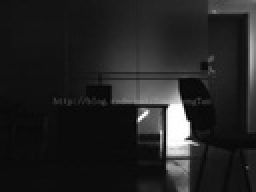
%> input picture hm3/图像/task2-同态滤波/office.jpg, 128 x 96 px, shrunk from 293 x 220 before the run (shown 2 times larger)
$ octave main.m   (GNU Octave 9; MATLAB toolbox functions it lacks are replaced by stand-ins)
%> lines starting %> are read from the running program, lines starting %| are printed output that depends on the picture
### hm3/代码/task2-同态滤波/Homo_filter.m
function[g] = Homo_filter(img, D0)

[Height, Width] = size(img);

%对图像补0后取对数，用(-1)^(x+y)乘以图像进行中心变换
f = zeros(2*Height, 2*Width);
for i = 1:Height
    for j = 1:Width
       f(i,j) = log(double(img(i,j))+1)*(-1)^(i+j);
    end
end

%调用fft2函数对f进行快速傅里叶变换
F = fft2(f);

%构造Homo滤波器
high = 2;
low = 0.25;
c = 1;
H = zeros(2*Height, 2*Width);
for u = 1:2*Height
    for v = 1:2*Width
        H(u,v) = (high-low)*(1-exp((-c)*((u-Height-1)^2+(v-Width-1)^2)/D0^2))+low;
    end
end

%将进行傅里叶变换后的图像和低通滤波器H相乘，得到进行低通滤波后的频域图像
G = F .* H;

%将上面得到的图像G作傅里叶逆变换后取实部
G = real(ifft2(G));

%用(-1)^(x+y)乘上5的结果。进行反中心化处理
g = zeros(Height, Width);
for i = 1:Height
    for j = 1:Width
       g(i,j) = exp(G(i,j)*(-1)^(i+j))-1;
    end
end

%归一化处理
max_g = max(g(:));
min_g = min(g(:));
range = max_g - min_g;
for i = 1 : Height
    for j = 1 : Width
        g(i,j) = uint8(255*(g(i,j)-min_g)/range);
    end
end

g = uint8(g);

### hm3/代码/task2-同态滤波/Butterworth_high_pass_filter.m
function[g] = Butterworth_high_pass_filter(img, D0)

[Height, Width] = size(img);

%对图像补0后取对数，用(-1)^(x+y)乘以图像进行中心变换
f = zeros(2*Height, 2*Width);
for i = 1:Height
    for j = 1:Width
       f(i,j) = double(img(i,j))*(-1)^(i+j);
    end
end

%调用fft2函数对f进行快速傅里叶变换
F = fft2(f);

%构造BHPF滤波器
H = zeros(2*Height, 2*Width);
for u = 1:2*Height
    for v = 1:2*Width
        H(u,v) = 1/(1+D0^2/((u-Height-1)^2+(v-Width-1)^2));
    end
end

%将进行傅里叶变换后的图像和低通滤波器H相乘，得到进行低通滤波后的频域图像
G = F .* H;

%将上面得到的图像G作傅里叶逆变换后取实部
G = real(ifft2(G));

%用(-1)^(x+y)乘上5的结果。进行反中心化处理
g = zeros(Height, Width);
for i = 1:Height
    for j = 1:Width
       g(i,j) = G(i,j)*(-1)^(i+j);
    end
end

%归一化处理
max_g = max(g(:));
min_g = min(g(:));
range = max_g - min_g;
for i = 1 : Height
    for j = 1 : Width
        g(i,j) = uint8(255*(g(i,j)-min_g)/range);
    end
end

g = uint8(g);

### hm3/代码/task2-同态滤波/main.m
clc, clear
%读入图像‘office.png’，转为灰度图像
img = rgb2gray(imread('office.jpg'));
%> img: size 96x128 uint8; min 1, max 255, mean 34.8

for D0 = 100:100:1000
    g_homo = Homo_filter(img, D0);
    imwrite(g_homo, ['Homo_D0_', int2str(D0), '.jpg']);
end
%> this loop made 10 passes
%> pass 2, `g_homo = Homo_filter(img, D0);`:
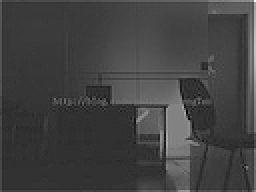
%> g_homo: size 96x128 uint8 (shown 2 times larger); min 0, max 255, mean 65.9
%> pass 3, `g_homo = Homo_filter(img, D0);`:
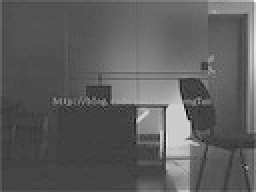
%> g_homo: size 96x128 uint8 (shown 2 times larger); min 0, max 255, mean 93.6

g_bhpf_10 = Butterworth_high_pass_filter(img, 0.0001);
%> after the loop in Butterworth_high_pass_filter, `for i = 1:Height`:
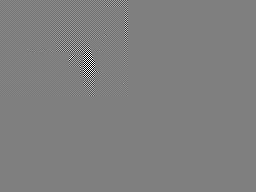
%> f: size 192x256 double; min -255, max 255, mean 0; drawn with min black and max white
%> in Butterworth_high_pass_filter, `max_g = max(g(:));`: max_g = 246.3
%> in Butterworth_high_pass_filter, `min_g = min(g(:));`: min_g = -7.7
%> in Butterworth_high_pass_filter, `range = max_g - min_g;`: range = 254
imwrite(g_bhpf_10, ['BHPF_D0_0p0001.jpg']);
g_bhpf_0p001 = Butterworth_high_pass_filter(img, 0.001);
imwrite(g_bhpf_0p001, ['BHPF_D0_0p001.jpg']);
g_bhpf_0p01 = Butterworth_high_pass_filter(img, 0.01);
imwrite(g_bhpf_0p01, ['BHPF_D0_0p01.jpg']);
g_bhpf_0p1 = Butterworth_high_pass_filter(img, 0.1);
imwrite(g_bhpf_0p1, ['BHPF_D0_0p1.jpg']);
g_bhpf_1 = Butterworth_high_pass_filter(img, 1);
%> call 5 of Butterworth_high_pass_filter, with D0 = 1
%> after the loop in Butterworth_high_pass_filter (call 5), `for i = 1:Height`:
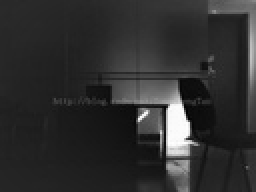
%> g: size 96x128 double (shown 2 times larger); min -31.77, max 223.3, mean 16; drawn with min black and max white
%> in Butterworth_high_pass_filter (call 5), `max_g = max(g(:));`: max_g = 223.3
%> in Butterworth_high_pass_filter (call 5), `min_g = min(g(:));`: min_g = -31.77
%> in Butterworth_high_pass_filter (call 5), `range = max_g - min_g;`: range = 255
imwrite(g_bhpf_1, ['BHPF_D0_1.jpg']);
g_bhpf_10 = Butterworth_high_pass_filter(img, 10);
%> call 6 of Butterworth_high_pass_filter, with D0 = 10
%> after the loop in Butterworth_high_pass_filter (call 6), `for u = 1:2*Height`:
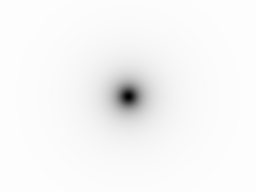
%> H: size 192x256 double; min 0, max 0.996, mean 0.968
%> in Butterworth_high_pass_filter (call 6), `G = real(ifft2(G));`:
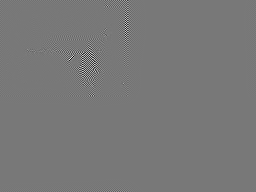
%> G: size 192x256 double; min -143.4, max 159.8, mean 0; drawn with min black and max white
%> after the loop in Butterworth_high_pass_filter (call 6), `for i = 1:Height`:
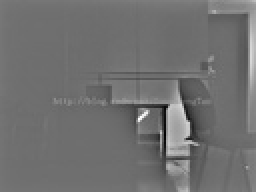
%> g: size 96x128 double (shown 2 times larger); min -123.1, max 159.8, mean 2; drawn with min black and max white
%> in Butterworth_high_pass_filter (call 6), `max_g = max(g(:));`: max_g = 159.8
%> in Butterworth_high_pass_filter (call 6), `min_g = min(g(:));`: min_g = -123.1
%> in Butterworth_high_pass_filter (call 6), `range = max_g - min_g;`: range = 282.9
imwrite(g_bhpf_10, ['BHPF_D0_10.jpg']);
